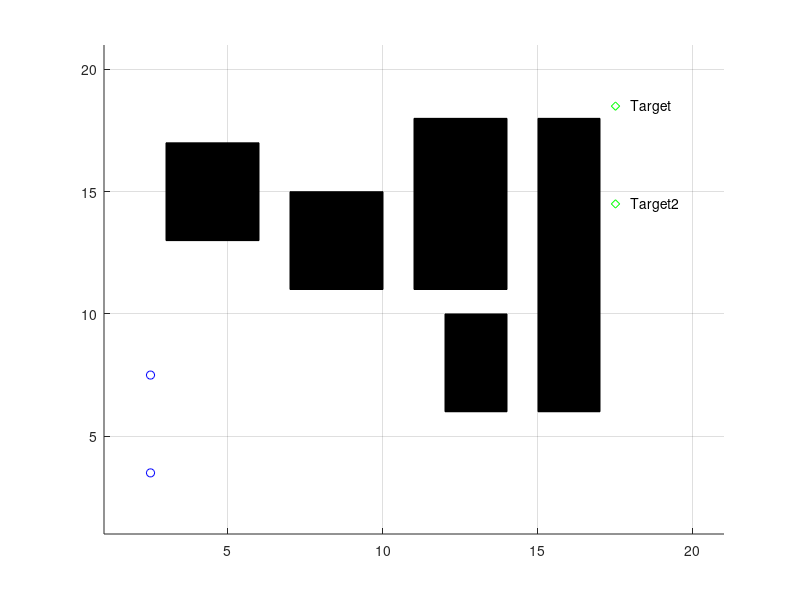

This figure's MATLAB source: (Note: this script raises an error after producing the figure.)
clc
clear
close all

max_x=20;
max_y=20;

environment=2*(ones(max_x,max_y));

j=0;
axis([1 max_x+1 1 max_y+1])
grid on;
hold on;
n=0;

xval=17;
yval=18;
x_target=xval;
y_target=yval;

xval2 = 17;
yval2 = 14;
x_target2=xval2;
y_target2=yval2;

environment(xval,yval)=0;%Initialize environment with location of the target
environment(xval2,yval2) = 0;

plot(xval+.5,yval+.5,'gd');
text(xval+1,yval+.5,'Target')

plot(xval2+.5,yval2+.5,'gd');
text(xval2+1,yval2+.5,'Target2')

% obstacle 1
for i = 3:5
    for j = 13:16
        environment(i,j) = -1; 
        %plot(i+.5,j+.5,'rd'); 
    end
end
x = [3, 6, 6, 3];
y = [13, 13, 17, 17];

fill(x,y,'k');
% obstacle 2
for i = 7:9
    for j = 11:14 
        environment(i,j) = -1;
        %plot(i+.5,j+.5,'rd'); 
    end
end

x = [7, 10, 10, 7];
y = [11, 11, 15, 15];

fill(x,y,'k');

% obstacle 3
for i = 11:13
    for j = 11:17 
        environment(i,j) = -1;
        %plot(i+.5,j+.5,'rd'); 
    end
end
x = [11, 14, 14, 11];
y = [11, 11, 18, 18];

fill(x,y,'k');
% obstacle 4
for i = 12:13
    for j = 6:9 
        environment(i,j) = -1;
        %plot(i+.5,j+.5,'rd'); 
    end
end

x = [12, 14, 14, 12];
y = [6, 6, 10, 10];

fill(x,y,'k');

% obstacle 5
for i = 15:16
    for j = 6:17 
        environment(i,j) = -1;
        %plot(i+.5,j+.5,'rd'); 
    end
end

x = [15, 17, 17, 15];
y = [6, 6, 18, 18];

fill(x,y,'k');

%plot(19+.5,19+.5,'gd');

xval=2;
yval=7;
x_start=xval;%Starting Position
y_start=yval;%Starting Position

xval2 = 2;
yval2 = 3;
x_start2=xval2;%Starting Position
y_start2=yval2;%Starting Position

environment(xval,yval)=1;
environment(xval2,yval2)=1;

plot(xval+.5,yval+.5,'bo');
plot(xval2+.5,yval2+.5,'bo');

valid=[]; % x | y | parent_x | parent_y | h(n) | g(n) | f(n) 
valid2=[]; % x | y | parent_x | parent_y | h(n) | g(n) | f(n) 


in_valid=[]; % x | y
in_valid2=[]; % x | y


k=1;
for i=1:max_x
    for j=1:max_y
        if(environment(i,j) == -1) % check if obstacle
            in_valid(k,1)=i;            
            in_valid(k,2)=j;
            in_valid2(k,1)=i;
            in_valid2(k,2)=j;
            k=k+1;
        end
    end
end
in_valid_size=size(in_valid,1);
in_valid_size2=size(in_valid2,1);

cell_x=x_start;
cell_y=y_start;

cell_x2=x_start2;
cell_y2=y_start2;

valid_size=1; % initialize size of valid_list
valid_size2=1; % initialize size of valid_list

path_cost=0;
path_cost2=0;

goal_distance=sqrt((cell_x-x_target)^2 + (cell_y-y_target)^2);
goal_distance2=sqrt((cell_x2-x_target2)^2 + (cell_y2-y_target2)^2);

new_row=[1,8];
new_row(1,1)=1;
new_row(1,2)=cell_x;
new_row(1,3)=cell_y;
new_row(1,4)=cell_x; % parent x
new_row(1,5)=cell_y; % parent y 
new_row(1,6)=path_cost;
new_row(1,7)=goal_distance;
new_row(1,8)=goal_distance;

new_row2=[1,8];
new_row2(1,1)=1;
new_row2(1,2)=cell_x;
new_row2(1,3)=cell_y;
new_row2(1,4)=cell_x; % parent x
new_row2(1,5)=cell_y; % parent y 
new_row2(1,6)=path_cost;
new_row2(1,7)=goal_distance;
new_row2(1,8)=goal_distance;

valid(valid_size,:)=new_row; % initializing path with start position
valid(valid_size,1)=0;

valid2(valid_size2,:)=new_row2; % initializing path with start position
valid2(valid_size2,1)=0;

in_valid_size=in_valid_size+1;
in_valid(in_valid_size,1)=cell_x; % make it invalid for further iterations
in_valid(in_valid_size,2)=cell_y;

in_valid_size2=in_valid_size2+1;
in_valid2(in_valid_size2,1)=cell_x2; % make it invalid for further iterations
in_valid2(in_valid_size2,2)=cell_y2;

path_not_found=1;
path_not_found2=1;

first_found = 0;
second_found = 0;
%&& (cell_x2 ~= x_target2 || cell_y2 ~= y_target2)
% && path_not_found2 == 1

while(path_not_found == 1 && path_not_found2 == 1)
    % x | y | h | g | f
    if (first_found == 1 && second_found == 1)
        break;
    end
    if (~(cell_x == x_target && cell_y == y_target)) 
        successors=explore_successors3(cell_x,cell_y,path_cost,x_target,y_target,in_valid,max_x,max_y,cell_x2,cell_y2);
        successors_size=size(successors,1);
        for i=1:successors_size
        flag=0;
        for j=1:valid_size
            if(successors(i,1) == valid(j,2) && successors(i,2) == valid(j,3) ) % if successor same as already existing cell inpath
    %             disp('valid')
    %             valid
    %             disp(' ');
                valid(j,8)=min(valid(j,8),successors(i,5)); % check for minimum f and then pick it 
                if valid(j,8) == successors(i,5)
                    valid(j,4)=cell_x;% parent x
                    valid(j,5)=cell_y;% parent y
                    valid(j,6)=successors(i,3); % h
                    valid(j,7)=successors(i,4); % g
                end;
                flag=1;
            end;
        end;
        if flag == 0 % if new cell with minimum f(n) then add to valid_path
            valid_size= valid_size+1;
            new_row=[1,8];
            new_row(1,1)=1;
            new_row(1,2)=successors(i,1);
            new_row(1,3)=successors(i,2);
            new_row(1,4)=cell_x; % parent x
            new_row(1,5)=cell_y; % parent y
            new_row(1,6)=successors(i,3); % h
            new_row(1,7)=successors(i,4); % g
            new_row(1,8)=successors(i,5); % f
            valid(valid_size,:)= new_row;
         end;
        end;

        index_min_cell = min_f(valid,valid_size,x_target,y_target);
        if (index_min_cell ~= -1) % if index with minimum fn is obstacle no path exists    
            cell_x=valid(index_min_cell,2);
            cell_y=valid(index_min_cell,3);
            
            fprintf('Cell for bot1 choosen x %d, y %d \n',cell_x,cell_y);    
            path_cost=valid(index_min_cell,6);
            if ( valid(index_min_cell,8) > 1000)
                disp('coordination broken');
                valid(:,8)
                %break
            end            
            in_valid_size=in_valid_size+1; % put the cell in_valid so we dont come back on it again
            in_valid(in_valid_size,1)=cell_x;
            in_valid(in_valid_size,2)=cell_y;
            valid(index_min_cell,1)=0;
        else
            path_not_found=0;
        end;
    else
        first_found = 1;
    end;
%-----------------------------------------------------------------------    
% for second robot
% ----------------------------------------------------------------------
    if ( ~(cell_x2 == x_target2 && cell_y2 == y_target2)) 
        % x | y | h | g | f
        successors2=explore_successors3(cell_x2,cell_y2,path_cost2,x_target2,y_target2,in_valid2,max_x,max_y,cell_x,cell_y);
        successors_size2=size(successors2,1);
        for i=1:successors_size2
        flag=0;
        for j=1:valid_size2
            if(successors2(i,1) == valid2(j,2) && successors2(i,2) == valid2(j,3) ) % if successor same as already existing cell inpath
    %             disp('valid')
    %             valid
    %             disp(' ');
                valid2(j,8)=min(valid2(j,8),successors2(i,5)); % check for minimum f and then pick it 
                if valid2(j,8) == successors2(i,5)
                    valid2(j,4)=cell_x2;% parent x
                    valid2(j,5)=cell_y2;% parent y
                    valid2(j,6)=successors2(i,3); % h
                    valid2(j,7)=successors2(i,4); % g
                end;
                flag=1;
            end;
        end;
        if flag == 0 % if new cell with minimum f(n) then add to valid_path
            valid_size2= valid_size2+1;
            new_row2=[1,8];
            new_row2(1,1)=1;
            new_row2(1,2)=successors2(i,1);
            new_row2(1,3)=successors2(i,2);
            new_row2(1,4)=cell_x2; % parent x
            new_row2(1,5)=cell_y2; % parent y
            new_row2(1,6)=successors2(i,3); % h
            new_row2(1,7)=successors2(i,4); % g
            new_row2(1,8)=successors2(i,5); % f
            valid2(valid_size2,:)= new_row2;
         end;
        end;

        index_min_cell = min_f(valid2,valid_size2,x_target2,y_target2);
        if (index_min_cell ~= -1) % if index with minimum fn is obstacle no path exists    
            cell_x2=valid2(index_min_cell,2);
            cell_y2=valid2(index_min_cell,3);
            path_cost2=valid2(index_min_cell,6);
            valid2(index_min_cell,8)
            fprintf('Cell for bot2 choosen x %d, y %d \n',cell_x2,cell_y2);
            if ( valid2(index_min_cell,8) > 1000)
                disp('coordination broken');
                valid2(:,8)
                %break
            end
            in_valid_size2=in_valid_size2+1; % put the cell in_valid so we dont come back on it again
            in_valid2(in_valid_size2,1)=cell_x2;
            in_valid2(in_valid_size2,2)=cell_y2;
            valid2(index_min_cell,1)=0;
        else
            path_not_found2=0;
        end;
    else
        second_found = 1;
    end;
    
end;

% backtracking to find the path

i=size(in_valid,1);
path=[];
xval=in_valid(i,1); % pick last in in_valid_list that must be target
yval=in_valid(i,2);
i=1;
path(i,1)=xval;
path(i,2)=yval;
i=i+1;

if ( (xval == x_target) && (yval == y_target))
    inode=0;
   parent_x=valid(find((valid(:,2) == xval) & (valid(:,3) == yval),1),4);
   parent_y=valid(find((valid(:,2) == xval) & (valid(:,3) == yval),1),5);
   
   while( parent_x ~= x_start || parent_y ~= y_start)
           path(i,1) = parent_x;
           path(i,2) = parent_y;
           
           inode=find((valid(:,2) == parent_x) & (valid(:,3) == parent_y),1);
           parent_x=valid(inode,4);
           parent_y=valid(inode,5);
           i=i+1;
    end;

% plottin path

j=size(path,1);
 p=plot(path(j,1)+.5,path(j,2)+.5,'bo');
  j=j-1;
 for i=j:-1:1
  pause(.25);
  set(p,'XData',path(i,1)+.5,'YData',path(i,2)+.5);
 drawnow ;
 end;
 plot(path(:,1)+.5,path(:,2)+.5);
else %-------------------------------------------------------------
    inode=0;
   parent_x=valid(find((valid(:,2) == xval) & (valid(:,3) == yval),1),4);
   parent_y=valid(find((valid(:,2) == xval) & (valid(:,3) == yval),1),5);
   
   while( parent_x ~= x_start || parent_y ~= y_start)
           path(i,1) = parent_x;
           path(i,2) = parent_y;
           
           inode=find((valid(:,2) == parent_x) & (valid(:,3) == parent_y),1);
           parent_x=valid(inode,4);
           parent_y=valid(inode,5);
           i=i+1;
    end;

% plottin path

j=size(path,1);
 p=plot(path(j,1)+.5,path(j,2)+.5,'bo');
  j=j-1;
 for i=j:-1:1
  pause(.25);
  set(p,'XData',path(i,1)+.5,'YData',path(i,2)+.5);
 drawnow ;
 end;
 plot(path(:,1)+.5,path(:,2)+.5);    
disp( 'Sorry, No path exists to the Target!');
end
%----------------------------------------------------------------------
% backtracking to find the path----------------------------------------
%----------------------------------------------------------------------
i=size(in_valid2,1);
path2=[];
xval2=in_valid2(i,1); % pick last in in_valid_list that must be target
yval2=in_valid2(i,2);
i=1;
path2(i,1)=xval2;
path2(i,2)=yval2;
i=i+1;

if ((xval2 == x_target2) && (yval2 == y_target2))
    inode=0;
   parent_x2=valid2(find((valid2(:,2) == xval2) & (valid2(:,3) == yval2),1),4);
   parent_y2=valid2(find((valid2(:,2) == xval2) & (valid2(:,3) == yval2),1),5);
   
   while( parent_x2 ~= x_start2 || parent_y2 ~= y_start2)
           path2(i,1) = parent_x2;
           path2(i,2) = parent_y2;
           
           inode=find((valid2(:,2) == parent_x2) & (valid2(:,3) == parent_y2),1);
           parent_x2=valid2(inode,4);
           parent_y2=valid2(inode,5);
              i=i+1;
    end;

% plottin path

j=size(path2,1);
 p=plot(path2(j,1)+.5,path2(j,2)+.5,'bo');
  j=j-1;
 for i=j:-1:1
  pause(.25);
  set(p,'XData',path2(i,1)+.5,'YData',path2(i,2)+.5);
 drawnow ;
 end;
 plot(path2(:,1)+.5,path2(:,2)+.5);
else %-----------------------------------------------------------------
   inode=0;
   parent_x2=valid2(find((valid2(:,2) == xval2) & (valid2(:,3) == yval2),1),4);
   parent_y2=valid2(find((valid2(:,2) == xval2) & (valid2(:,3) == yval2),1),5);
   
   while( parent_x2 ~= x_start2 || parent_y2 ~= y_start2)
           path2(i,1) = parent_x2;
           path2(i,2) = parent_y2;
           
           inode=find((valid2(:,2) == parent_x2) & (valid2(:,3) == parent_y2),1);
           parent_x2=valid2(inode,4);
           parent_y2=valid2(inode,5);
           i=i+1;
    end;

% plottin path

j=size(path2,1);
 p=plot(path2(j,1)+.5,path2(j,2)+.5,'bo');
  j=j-1;
 for i=j:-1:1
  pause(.25);
  set(p,'XData',path2(i,1)+.5,'YData',path2(i,2)+.5);
 drawnow ;
 end;
 plot(path2(:,1)+.5,path2(:,2)+.5);     
disp( 'Sorry, No path exists to the Target!');
end
